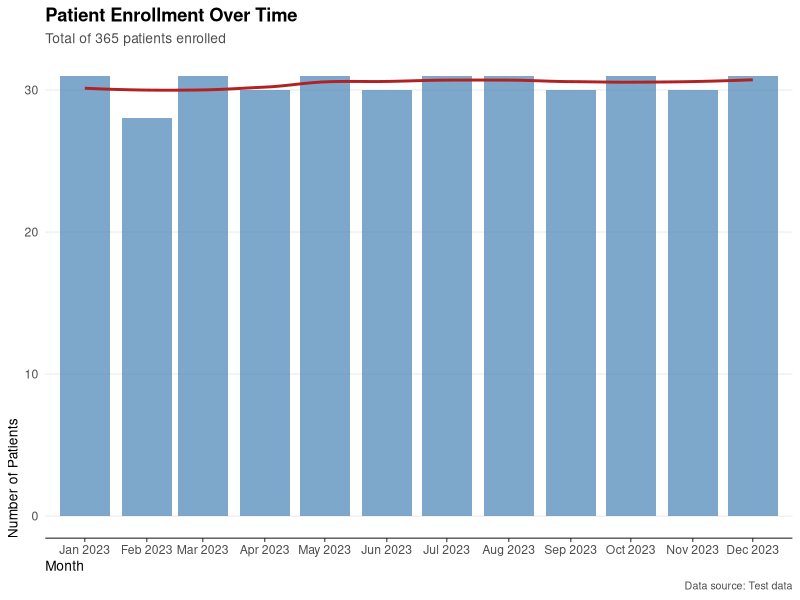

Recreate this plot in R.
#!/usr/bin/env Rscript

# Quick test of enrollment visualization

# Load required libraries
library(ggplot2)
library(lubridate)
library(dplyr)

# Create sample data
start_date <- as.Date("2023-01-01")
end_date <- as.Date("2023-12-31")
dates <- seq(start_date, end_date, by="day")
patient_ids <- 1:length(dates)

# Create data frame
df <- data.frame(
  patient_id = patient_ids,
  enrollment_date = dates
)

# Save to CSV
write.csv(df, "test_enrollment.csv", row.names = FALSE)
cat("Created test data with", nrow(df), "patients\n")

# Aggregate by month
monthly_data <- df %>%
  mutate(month = floor_date(enrollment_date, "month")) %>%
  count(month) %>%
  arrange(month)

# Create a Tufte-inspired theme
theme_tufte_enhanced <- function(base_size = 11, base_family = "") {
  half_line <- base_size / 2
  
  theme_minimal(base_size = base_size, base_family = base_family) +
    theme(
      # Remove most background elements
      panel.grid.minor = element_blank(),
      panel.grid.major.x = element_blank(),
      panel.grid.major.y = element_line(color = "#f0f0f0"),
      
      # Minimize axis lines and ticks
      axis.line.x = element_line(color = "black", linewidth = 0.3),
      axis.ticks.x = element_line(color = "black", linewidth = 0.3),
      axis.ticks.length = unit(half_line / 2, "pt"),
      
      # Text elements
      axis.title = element_text(size = rel(0.9), hjust = 0),
      axis.text = element_text(size = rel(0.8)),
      plot.title = element_text(size = rel(1.2), hjust = 0, face = "bold"),
      plot.subtitle = element_text(size = rel(0.9), hjust = 0, color = "grey30"),
      plot.caption = element_text(size = rel(0.7), color = "grey30", hjust = 1),
      
      # Margins
      plot.margin = margin(half_line, half_line, half_line, half_line),
      
      # Legend
      legend.background = element_blank(),
      legend.key = element_blank(),
      legend.position = "top"
    )
}

# Create the plot
p <- ggplot(monthly_data, aes(x = month, y = n)) +
  geom_bar(stat = "identity", fill = "#4682B4", alpha = 0.7) +
  # Add a smoothed trend line
  geom_smooth(method = "loess", color = "#B22222", linewidth = 1, se = FALSE) +
  theme_tufte_enhanced() +
  # Labels
  labs(
    title = "Patient Enrollment Over Time",
    subtitle = paste0("Total of ", nrow(df), " patients enrolled"),
    x = "Month",
    y = "Number of Patients",
    caption = "Data source: Test data"
  ) +
  # Format x-axis
  scale_x_date(
    date_breaks = "1 month",
    date_labels = "%b %Y",
    expand = expansion(mult = c(0.02, 0.02))
  )

# Save to file
output_file <- "test_enrollment_plot.png"
ggsave(output_file, plot = p, width = 10, height = 5, dpi = 120)
cat("Plot saved to:", output_file, "\n")